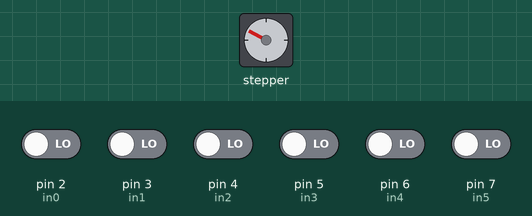
Recording of a sketch running on a simulated Arduino Uno, built with avr-gcc and run on an emulated ATmega328P. Shown: stepper motor. The inputs (shaded band) are chosen by the test bench; at power-on: pin 2 (in0), pin 3 (in1), pin 4 (in2), pin 5 (in3), pin 6 (in4), pin 7 (in5) LOW. Stepper angles assume 200 steps per turn; what the sketch prints to the serial monitor is not drawn.

Above: at 1.2 s.
1.3 s: pin 2 (in0) driven HIGH
At 1.96 s:
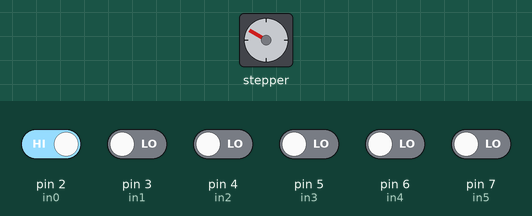
4.3 s: pin 3 (in1) driven HIGH
At 4.69 s:
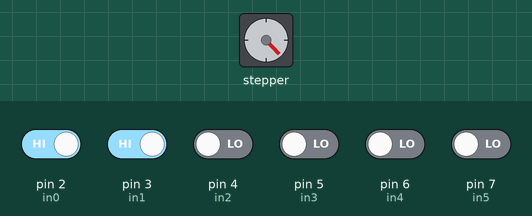
7.3 s: pin 4 (in2) driven HIGH
At 7.71 s:
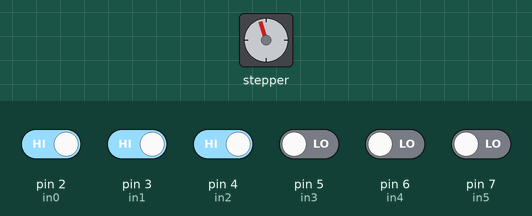
10.3 s: pin 2 (in0) driven LOW
13.3 s: pin 7 (in5) driven HIGH
Timing chart, 0 to 17.3 s (numbered marks = the images above; inputs shaded):
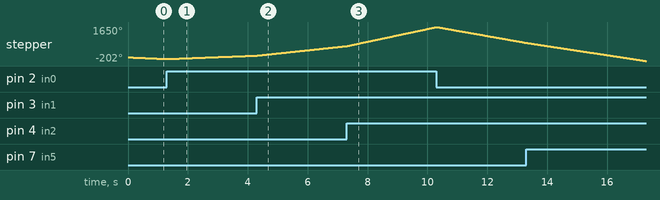

The sketch:

Tide_Uno_backup_051024.ino
```cpp
// Include the AccelStepper Library
#include <AccelStepper.h>

// Motor Connections (constant current, step/direction bipolar motor driver)
const int stepPin = 12;
const int dirPin = 11;
const int enPin = 10;

// Creates an instance - Pick the version you want to use and un-comment it. That's the only required change.
AccelStepper stepper(AccelStepper::DRIVER, stepPin, dirPin);

// in pins for commmunicating with Nano 33 IOT
int in0 = 2;
int in1 = 3;
int in2 = 4;
int in3 = 5;
int in4 = 6;
int in5 = 7;

// to store all in pin data
int pinArr[6];

// ---------------
// Motors Setup
// ---------------

// manually set min and max -- should reflect node.js
int motorSpdMax = 2000;
int motorSpdMin = 40;
int motorStep = (motorSpdMax - motorSpdMin)/ 32;

int motorDir = 1; // Nano sends motorDir as 0 or 1
                  // Uno uses +1 or -1 as multiplier for spd

int spd_last = 250;
int spd = spd_last;
int spd_binary = 0;


void setup()
{
  Serial.begin(9600);
  // Change these to suit your stepper if you want
  stepper.setMaxSpeed(1000); // can go VERY fast, this is probably the cap
  stepper.setAcceleration(100);
  stepper.setSpeed(spd_last); // slowest should be 40...

  pinMode(in0, INPUT);
  pinMode(in1, INPUT);
  pinMode(in2, INPUT);
  pinMode(in3, INPUT);
  pinMode(in4, INPUT);
  pinMode(in5, INPUT);

}

void loop()
{
  readPins();
  parseFromBinary();

  spd = motorDir*(spd_binary * motorStep + motorSpdMin);

  if (spd != spd_last) {
    stepper.setSpeed(spd);
    spd_last = spd;
  }
  Serial.println(spd);

  stepper.runSpeed();
}

// read 6 pins
// these pins correspond to outputs from arduino Nano 33 IOT
// is there a better way to do this? probably. Do I know what that is? No.
void readPins() {

  pinArr[0] = digitalRead(in0);
  pinArr[1] = digitalRead(in1);
  pinArr[2] = digitalRead(in2);
  pinArr[3] = digitalRead(in3);
  pinArr[4] = digitalRead(in4);
  pinArr[5] = digitalRead(in5);

}

void parseFromBinary() {

  if (pinArr[0] == 1) {
    motorDir = 1;
  } else {
    motorDir = -1;
  }

  bitWrite(spd_binary, 0, pinArr[1]);
  bitWrite(spd_binary, 1, pinArr[2]);
  bitWrite(spd_binary, 2, pinArr[3]);
  bitWrite(spd_binary, 3, pinArr[4]);
  bitWrite(spd_binary, 4, pinArr[5]);
}

void printArr() {
  for (int i = 0; i < 5; i++) {
    Serial.print(pinArr[i]);
    Serial.print(", ");
  }
  Serial.println(pinArr[5]);
}
```
